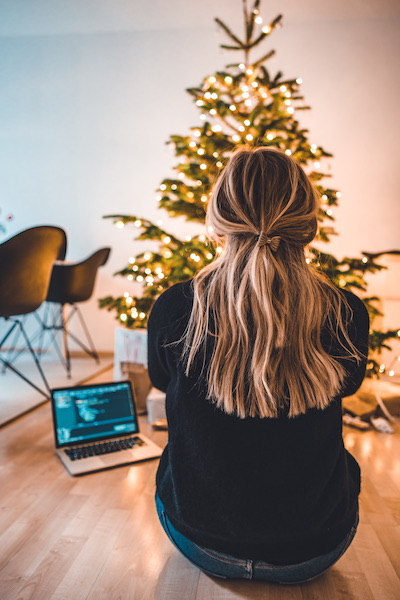
#> input picture kixcodes.jpg, 400 x 600 px
$ jupyter execute --allow-errors 'Blurring image.ipynb'
#> lines starting #> are read from the running program, lines starting #| are printed output that depends on the picture
In this notebook we will test some mean-, median- and gaussian-filtering.

The link to my explanations and my tutorial video: https://www.youtube.com/watch?v=79c4srGp-Pk&lc=z233vbrp0mveermqu04t1aokg3vc25ayx4cmh3pipq4nrk0h00410

FILTERS:
The filtering is done by a simple sliding-window spatial filter
that replaces the center value in the window with a new value
(depending on the filter). The window, or kernel, is usually
square but can be any shape.

MEAN filter:
Takes the average (mean) of all the pixel values in the window.

Median filter:
Takes the median value of all the pixel values in the window.

GAUSSIAN filter:
It represents the shape of a Gaussian bell-shaped hump. The weights are decreaseing the further away form the center of the kernel we go.

[cell 1]
import cv2
import matplotlib.pyplot as plt
from skimage import util
from scipy import ndimage
from scipy.ndimage.filters import gaussian_filter

[cell 2]
# Load image
image = cv2.imread('kixcodes.jpg')
#> image is the input picture: shape (600, 400, 3); mean B, G, R 122.5, 135.7, 156.2

# change the image to 2 dimensions -> black and white
img_gray = cv2.cvtColor(image, cv2.COLOR_BGR2GRAY)
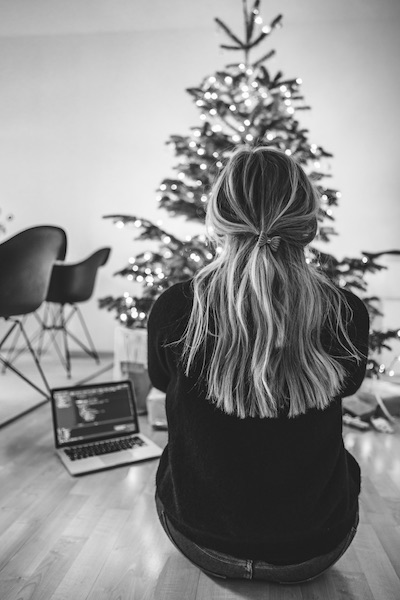
#> img_gray: shape (600, 400); min 0, max 255, mean 140.3

# Add noise to the image
#> (the rest of this cell did not finish here and is left out)
